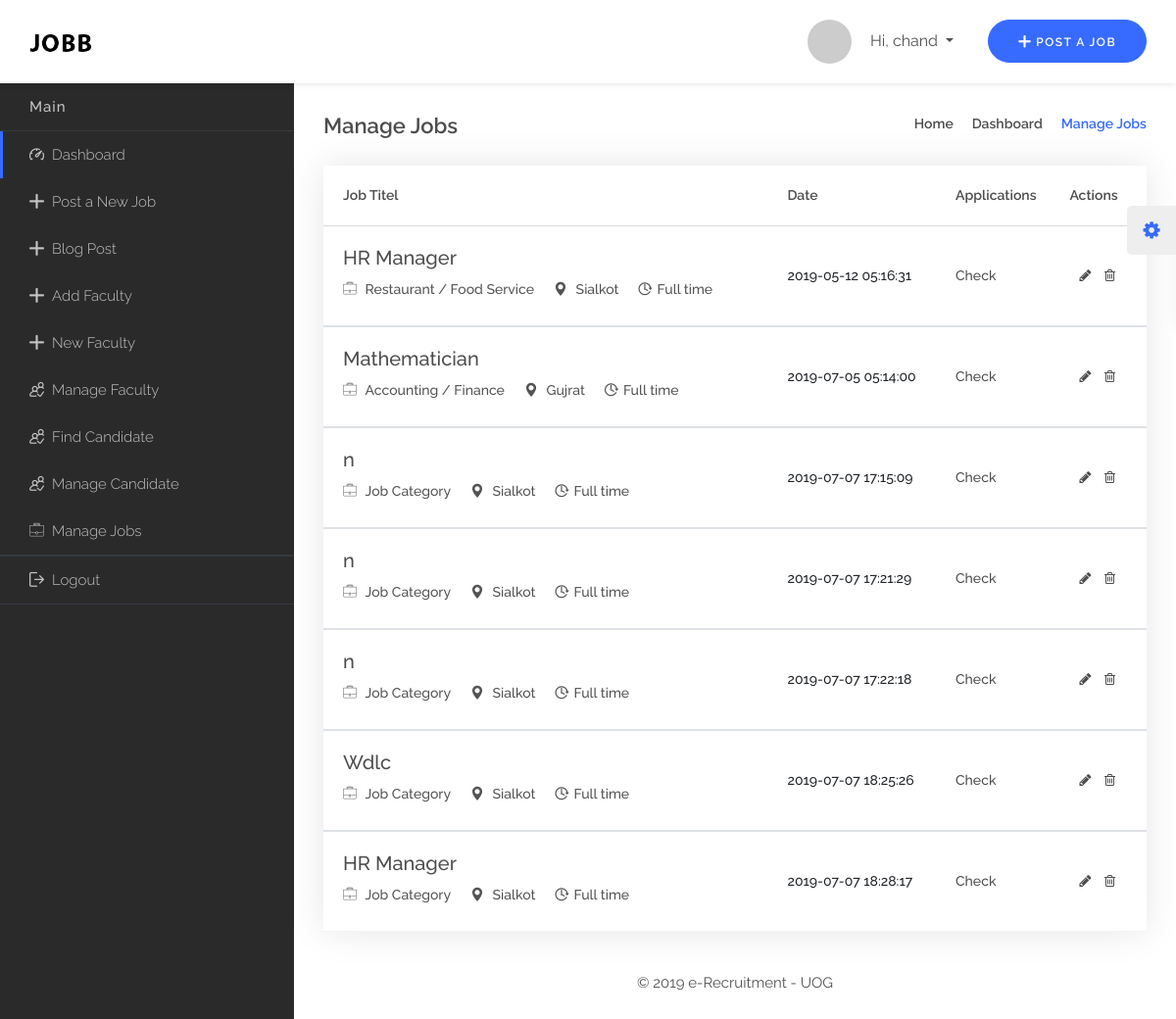
/employer-dashboard-manage-job.php (signed in), run on the app's committed database.
### tables this page shows
CREATE TABLE `job_post` (
  `id` int(11) NOT NULL,
  `job_title` varchar(255) NOT NULL,
  `job_type` varchar(255) NOT NULL,
  `job_category` varchar(255) NOT NULL,
  `location` varchar(255) NOT NULL,
  `salary` varchar(255) NOT NULL,
  `gender` varchar(255) NOT NULL,
  `country` varchar(255) NOT NULL,
  `city` varchar(255) NOT NULL,
  `qualification` varchar(255) NOT NULL,
  `experience` varchar(255) NOT NULL,
  `last_date` varchar(255) NOT NULL,
  `message` longtext NOT NULL,
  `file` varchar(255) NOT NULL,
  `post_date` timestamp NOT NULL DEFAULT CURRENT_TIMESTAMP
);

### HTML/employer-dashboard-manage-job.php (the view, shortened to what this page needs)
<!DOCTYPE html>
<html lang="zxx">
<head>
    <?php include('includes/dashboard-links.php'); ?>
</head>
<body>
<?php include('includes/dashboard-header.php') ?>
<div class="dashboard">
    <div class="container-fluid">
          <?php include ('includes/dashboard-side-header.php'); ?>
            <div class="col-lg-9 col-md-12 col-sm-12 col-pad">
                <div class="content-area5">
                    <div class="dashboard-content">
                        <div class="dashboard-header clearfix">
                            <div class="row">
                                <div class="col-sm-12 col-md-6"><h4>Manage Jobs</h4></div>
                                <div class="col-sm-12 col-md-6">
                                    <div class="breadcrumb-nav">
                                        <ul>
                                            <li>
                                                <a href="index-3.php">Home</a>
                                            </li>
                                            <li>
                                                <a href="dashboard.php">Dashboard</a>
                                            </li>
                                            <li class="active">Manage Jobs</li>
                                        </ul>
                                    </div>
                                </div>
                            </div>
                        </div>
                        <div class="dashboard-list">
                            <div class="job-info job-info-2">
                                <table class="table">
                                    <thead>
                                    <tr>
                                        <th>Job Titel</th>
                                        <th class="hdn">Date</th>
                                        <th>Applications</th>
                                        <th>Actions</th>
                                    </tr>
                                    </thead>
                                    <?php
                                    include('includes/db.php');
                                    $sql = "SELECT * FROM job_post";
                                    $query = mysqli_query($con,$sql);
                                    if(mysqli_num_rows($query) > 0){
                                      while($row = mysqli_fetch_array($query))
                                        {
                                        $id = $row['id'];
                                        $post_title = $row['job_title'] ;
                                        $post_type = $row['job_type'] ;
                                        $city = $row['city'] ;
                                        $category = $row['job_category'] ;
                                        $date = $row['post_date'];
                    ?>
                                    <tbody>
                                    <tr class="responsive-table">
                                        <td class="p-left-20">
                                            <div class="inner">
                                                <h5><a href="#"><?php echo $post_title;?></a></h5>
                                                <ul>
                                                    <li><i class="flaticon-work"></i> <?php echo $category;?></li>
                                                    <li><i class="flaticon-pin"></i> <?php echo $city;?></li>
                                                    <li><i class="flaticon-time"></i><?php echo $post_type;?></li>
                                                </ul>
                                            </div>
                                        </td>
                                        <td class="hdn"><?php echo $date;?></td>
                                        <td><a href="applications.php?jb_id=<?php echo $id ?>">Check</i></a></td>
                                        <td class="actions">
                                            <a href="update-job.php?jb_id=<?php echo $id ?>"><i class="fa fa-pencil"></i></a>
                                            <a href="delete-job.php?jb_id=<?php echo $id ?>"><i class="delete fa fa-trash-o"></i></a>
                                        </td>
                                    </tr>
                                    <?php
                                                  }
                                              }
                                              ?>
                                    </tbody>
                                </table>
                            </div>
                        </div>
                    </div>
                      <?php include('includes/dashboard-footer.php'); ?>
                </div>
            </div>
        </div>
    </div>
</div>
</body>
</html>

### HTML/css/skins/midnight-blue.css (style rules this page uses)
.breadcrumb-nav ul .active { color: #376bff; }

### data on the page
job_post: job_title "HR Manager", job_category "Restaurant / Food Service", city "Sialkot", job_type "Full time", post_date "2019-05-12 05:16:31"
job_post: job_title "Mathematician", job_category "Accounting / Finance", city "Gujrat", job_type "Full time", post_date "2019-07-05 05:14:00"
job_post: job_title "n", job_category "Job Category", city "Sialkot", job_type "Full time", post_date "2019-07-07 17:15:09"
job_post: job_title "n", job_category "Job Category", city "Sialkot", job_type "Full time", post_date "2019-07-07 17:21:29"
job_post: job_title "n", job_category "Job Category", city "Sialkot", job_type "Full time", post_date "2019-07-07 17:22:18"
job_post: job_title "Wdlc", job_category "Job Category", city "Sialkot", job_type "Full time", post_date "2019-07-07 18:25:26"
job_post: job_title "HR Manager", job_category "Job Category", city "Sialkot", job_type "Full time", post_date "2019-07-07 18:28:17"

### other printed values
$_SESSION['fullname'] "chand"
